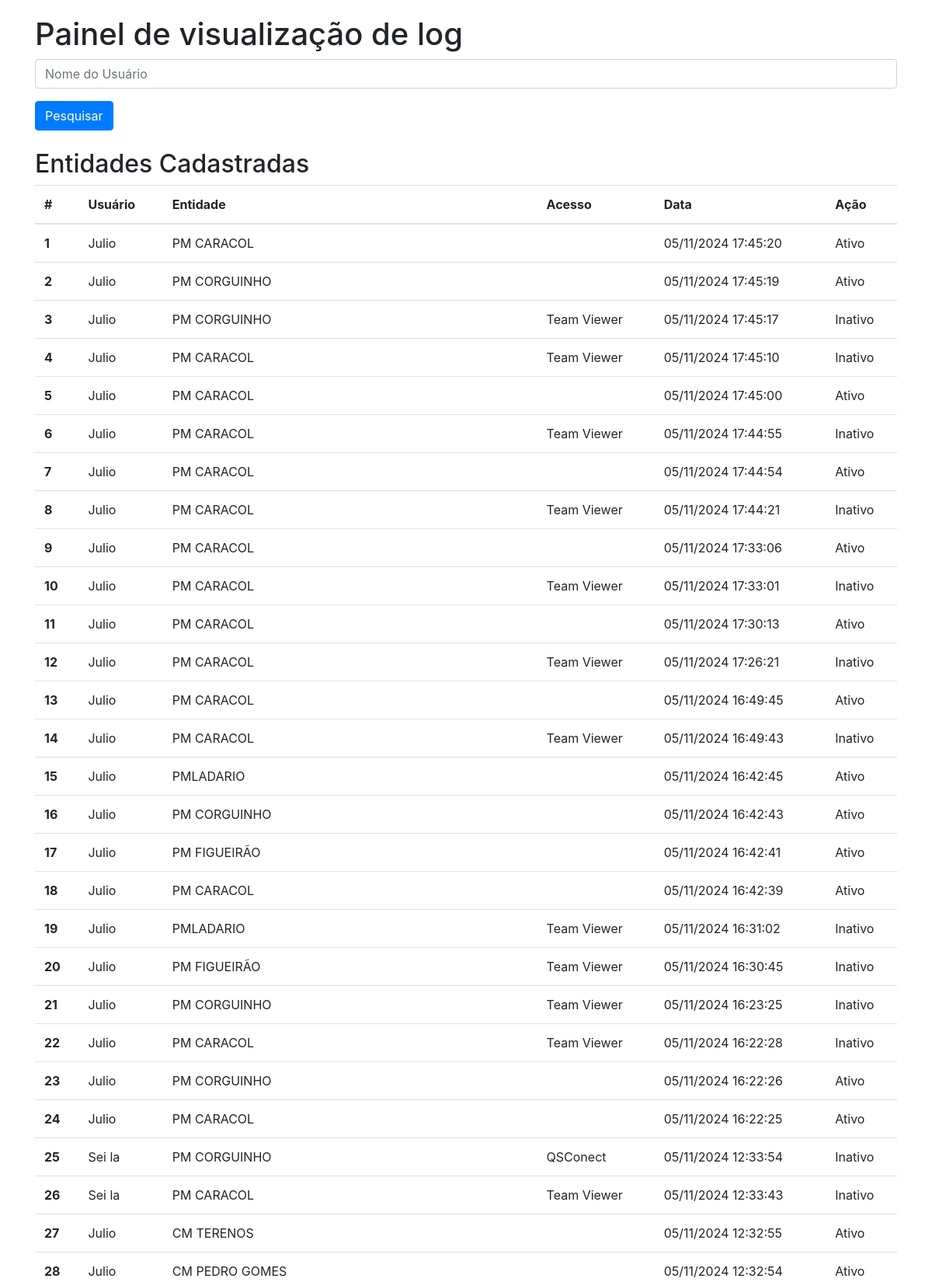
The app's page /log (upper part) with its own data.
### models.py (models this page shows)
class Log(db.Model):
    __tablename__= 'log'
    id = db.Column(db.Integer, primary_key=True)
    usuario = db.Column(db.String(100), nullable=False)
    entidade = db.Column(db.String(100), nullable=False)
    acesso = db.Column(db.String(100))
    data = db.Column(db.DateTime, default=db.func.now())
    ativo = db.Column(db.Boolean, default=True)

### app.py (the view, shortened to what this page needs)
@app.route('/log', methods=['GET', 'POST'])
def log():
    filtro = request.args.get('filtro', '')
    logs = Log.query.filter(
        Log.usuario.like(f'%{filtro}%')
    ).order_by(Log.data.desc()).all()
    for log in logs:
        if log.data:  # Verifique se a data existe para evitar erros
            log.data_formatada = log.data.strftime('%d/%m/%Y %H:%M:%S')
        else:
            log.data_formatada = 'Data não disponível'
    return render_template('log.html', logs=logs)

### templates/log.html (shortened to what this page needs)
<!DOCTYPE html>
<html lang="pt-br">
<head>
    <link rel="stylesheet" href="{{ url_for('static', filename='styles.css') }}">
    <link rel="stylesheet" href="https://stackpath.bootstrapcdn.com/bootstrap/4.5.2/css/bootstrap.min.css">
</head>
<body>
    <div class="container">
        <h1>Painel de visualização de log</h1>
        <form method="GET" action="{{ url_for('log') }}" class="mb-4">
            <div class="form-group">
                <input type="text" name="filtro" class="form-control" placeholder="Nome do Usuário" value="{{ request.args.get('filtro', '') }}">
            </div>
            <button type="submit" class="btn btn-primary">Pesquisar</button>
        </form>
        <h2>Entidades Cadastradas</h2>
        <table class="table">
            <thead>
                <tr>
                    <th scope="col">#</th>
                    <th scope="col">Usuário</th>
                    <th scope="col">Entidade</th>
                    <th scope="col">Acesso</th>
                    <th scope="col">Data</th>
                    <th scope="col">Ação</th>
                </tr>
            </thead>
            <tbody>
                {% for log in logs %}
                    <tr>
                        <th scope="row">{{ loop.index }}</th>
                        <td>{{ log.usuario }}</td>
                        <td>{{ log.entidade }}</td>
                        <td>{{ log.acesso }}</td>
                        <td>{{ log.data_formatada }}</td>
                        <td>{% if log.ativo %}Ativo{% else %}Inativo{% endif %}</td>
                    </tr>
                {% endfor %}
            </tbody>
        </table>
    </div>
</body>
</html>

### static/styles.css (style rules this page uses)
.container { margin-top: 20px; }

### records on screen
Log: usuario "Julio", entidade "PM CARACOL", data_formatada "05/11/2024 17:45:20", ativo "Ativo"
Log: usuario "Julio", entidade "PM CORGUINHO", data_formatada "05/11/2024 17:45:19", ativo "Ativo"
Log: usuario "Julio", entidade "PM CORGUINHO", acesso "Team Viewer", data_formatada "05/11/2024 17:45:17", ativo "Inativo"
Log: usuario "Julio", entidade "PM CARACOL", acesso "Team Viewer", data_formatada "05/11/2024 17:45:10", ativo "Inativo"
Log: usuario "Julio", entidade "PM CARACOL", data_formatada "05/11/2024 17:45:00", ativo "Ativo"
Log: usuario "Julio", entidade "PM CARACOL", acesso "Team Viewer", data_formatada "05/11/2024 17:44:55", ativo "Inativo"
Log: usuario "Julio", entidade "PM CARACOL", data_formatada "05/11/2024 17:44:54", ativo "Ativo"
Log: usuario "Julio", entidade "PM CARACOL", acesso "Team Viewer", data_formatada "05/11/2024 17:44:21", ativo "Inativo"
Log: usuario "Julio", entidade "PM CARACOL", data_formatada "05/11/2024 17:33:06", ativo "Ativo"
Log: usuario "Julio", entidade "PM CARACOL", acesso "Team Viewer", data_formatada "05/11/2024 17:33:01", ativo "Inativo"
Log: usuario "Julio", entidade "PM CARACOL", data_formatada "05/11/2024 17:30:13", ativo "Ativo"
Log: usuario "Julio", entidade "PM CARACOL", acesso "Team Viewer", data_formatada "05/11/2024 17:26:21", ativo "Inativo"
Log: usuario "Julio", entidade "PM CARACOL", data_formatada "05/11/2024 16:49:45", ativo "Ativo"
Log: usuario "Julio", entidade "PM CARACOL", acesso "Team Viewer", data_formatada "05/11/2024 16:49:43", ativo "Inativo"
Log: usuario "Julio", entidade "PMLADARIO", data_formatada "05/11/2024 16:42:45", ativo "Ativo"
Log: usuario "Julio", entidade "PM CORGUINHO", data_formatada "05/11/2024 16:42:43", ativo "Ativo"
Log: usuario "Julio", entidade "PM FIGUEIRÃO", data_formatada "05/11/2024 16:42:41", ativo "Ativo"
Log: usuario "Julio", entidade "PM CARACOL", data_formatada "05/11/2024 16:42:39", ativo "Ativo"
Log: usuario "Julio", entidade "PMLADARIO", acesso "Team Viewer", data_formatada "05/11/2024 16:31:02", ativo "Inativo"
Log: usuario "Julio", entidade "PM FIGUEIRÃO", acesso "Team Viewer", data_formatada "05/11/2024 16:30:45", ativo "Inativo"
Log: usuario "Julio", entidade "PM CORGUINHO", acesso "Team Viewer", data_formatada "05/11/2024 16:23:25", ativo "Inativo"
Log: usuario "Julio", entidade "PM CARACOL", acesso "Team Viewer", data_formatada "05/11/2024 16:22:28", ativo "Inativo"
Log: usuario "Julio", entidade "PM CORGUINHO", data_formatada "05/11/2024 16:22:26", ativo "Ativo"
Log: usuario "Julio", entidade "PM CARACOL", data_formatada "05/11/2024 16:22:25", ativo "Ativo"
Log: usuario "Sei la", entidade "PM CORGUINHO", acesso "QSConect", data_formatada "05/11/2024 12:33:54", ativo "Inativo"
Log: usuario "Sei la", entidade "PM CARACOL", acesso "Team Viewer", data_formatada "05/11/2024 12:33:43", ativo "Inativo"
Log: usuario "Julio", entidade "CM TERENOS", data_formatada "05/11/2024 12:32:55", ativo "Ativo"
Log: usuario "Julio", entidade "CM PEDRO GOMES", data_formatada "05/11/2024 12:32:54", ativo "Ativo"
